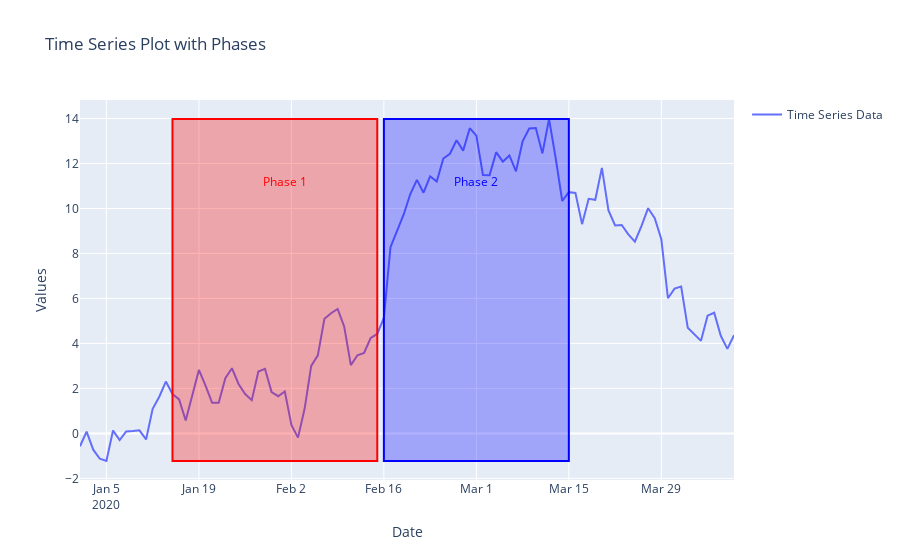

Write notebook code for a chart like this one.
### Code cell
import plotly.graph_objects as go
import pandas as pd
import numpy as np

import plotly.graph_objects as go
import pandas as pd
import numpy as np

import plotly.graph_objects as go
import pandas as pd
import numpy as np

# Sample data
dates = pd.date_range('2020-01-01', periods=100)
values = np.random.randn(100).cumsum()

# Create a Plotly figure
fig = go.Figure()

# Add time series data
fig.add_trace(go.Scatter(x=dates, y=values, mode='lines', name='Time Series Data'))

# Add shapes to highlight phases
fig.add_shape(
    type="rect",
    x0="2020-01-15", y0=min(values), x1="2020-02-15", y1=max(values),
    line=dict(color="Red"),
    fillcolor="rgba(255, 0, 0, 0.3)"  # Phase 1
)

fig.add_shape(
    type="rect",
    x0="2020-02-16", y0=min(values), x1="2020-03-15", y1=max(values),
    line=dict(color="Blue"),
    fillcolor="rgba(0, 0, 255, 0.3)"  # Phase 2
)

# Add annotations for the phases
fig.add_annotation(
    x="2020-02-01", y=max(values) * 0.8,  # Adjust y for vertical position
    text="Phase 1",
    showarrow=False,
    font=dict(color="Red")
)

fig.add_annotation(
    x="2020-03-01", y=max(values) * 0.8,  # Adjust y for vertical position
    text="Phase 2",
    showarrow=False,
    font=dict(color="Blue")
)

# Update layout
fig.update_layout(
    title='Time Series Plot with Phases',
    xaxis_title='Date',
    yaxis_title='Values',
    showlegend=True
)

# Show the figure
fig.show()

### Figure 1 — Plotly figure (JSON) as saved in the notebook; plotly's stock layout.template omitted (floating-point values rounded to 4 significant figures)
{"data": [{"mode": "lines", "name": "Time Series Data", "type": "scatter", "x": ["2020-01-01T00:00:00", "2020-01-02T00:00:00", "2020-01-03T00:00:00", "2020-01-04T00:00:00", "2020-01-05T00:00:00", "2020-01-06T00:00:00", "2020-01-07T00:00:00", "2020-01-08T00:00:00", "2020-01-09T00:00:00", "2020-01-10T00:00:00", "2020-01-11T00:00:00", "2020-01-12T00:00:00", "2020-01-13T00:00:00", "2020-01-14T00:00:00", "2020-01-15T00:00:00", "2020-01-16T00:00:00", "2020-01-17T00:00:00", "2020-01-18T00:00:00", "2020-01-19T00:00:00", "2020-01-20T00:00:00", "2020-01-21T00:00:00", "2020-01-22T00:00:00", "2020-01-23T00:00:00", "2020-01-24T00:00:00", "2020-01-25T00:00:00", "2020-01-26T00:00:00", "2020-01-27T00:00:00", "2020-01-28T00:00:00", "2020-01-29T00:00:00", "2020-01-30T00:00:00", "2020-01-31T00:00:00", "2020-02-01T00:00:00", "2020-02-02T00:00:00", "2020-02-03T00:00:00", "2020-02-04T00:00:00", "2020-02-05T00:00:00", "2020-02-06T00:00:00", "2020-02-07T00:00:00", "2020-02-08T00:00:00", "2020-02-09T00:00:00", "2020-02-10T00:00:00", "2020-02-11T00:00:00", "2020-02-12T00:00:00", "2020-02-13T00:00:00", "2020-02-14T00:00:00", "2020-02-15T00:00:00", "2020-02-16T00:00:00", "2020-02-17T00:00:00", "2020-02-18T00:00:00", "2020-02-19T00:00:00", "2020-02-20T00:00:00", "2020-02-21T00:00:00", "2020-02-22T00:00:00", "2020-02-23T00:00:00", "2020-02-24T00:00:00", "2020-02-25T00:00:00", "2020-02-26T00:00:00", "2020-02-27T00:00:00", "2020-02-28T00:00:00", "2020-02-29T00:00:00", "2020-03-01T00:00:00", "2020-03-02T00:00:00", "2020-03-03T00:00:00", "2020-03-04T00:00:00", "2020-03-05T00:00:00", "2020-03-06T00:00:00", "2020-03-07T00:00:00", "2020-03-08T00:00:00", "2020-03-09T00:00:00", "2020-03-10T00:00:00", "2020-03-11T00:00:00", "2020-03-12T00:00:00", "2020-03-13T00:00:00", "2020-03-14T00:00:00", "2020-03-15T00:00:00", "2020-03-16T00:00:00", "2020-03-17T00:00:00", "2020-03-18T00:00:00", "2020-03-19T00:00:00", "2020-03-20T00:00:00", "2020-03-21T00:00:00", "2020-03-22T00:00:00", "2020-03-23T00:00:00", "2020-03-24T00:00:00", "2020-03-25T00:00:00", "2020-03-26T00:00:00", "2020-03-27T00:00:00", "2020-03-28T00:00:00", "2020-03-29T00:00:00", "2020-03-30T00:00:00", "2020-03-31T00:00:00", "2020-04-01T00:00:00", "2020-04-02T00:00:00", "2020-04-03T00:00:00", "2020-04-04T00:00:00", "2020-04-05T00:00:00", "2020-04-06T00:00:00", "2020-04-07T00:00:00", "2020-04-08T00:00:00", "2020-04-09T00:00:00"], "y": [-0.5738, 0.07769, -0.7242, -1.127, -1.228, 0.1258, -0.2997, 0.08847, 0.1078, 0.1368, -0.2688, 1.095, 1.629, 2.303, 1.752, 1.51, 0.5757, 1.699, 2.82, 2.123, 1.359, 1.364, 2.452, 2.896, 2.199, 1.748, 1.479, 2.753, 2.873, 1.834, 1.653, 1.866, 0.3738, -0.1881, 1.093, 2.997, 3.47, 5.092, 5.343, 5.532, 4.741, 3.037, 3.475, 3.574, 4.24, 4.421, 5.143, 8.279, 9.013, 9.733, 10.64, 11.27, 10.7, 11.43, 11.19, 12.22, 12.43, 13.04, 12.57, 13.57, 13.24, 11.49, 11.48, 12.5, 12.08, 12.36, 11.65, 12.98, 13.56, 13.58, 12.45, 13.98, 12.25, 10.33, 10.73, 10.69, 9.304, 10.43, 10.39, 11.81, 9.912, 9.246, 9.267, 8.847, 8.527, 9.226, 10.01, 9.568, 8.631, 6.01, 6.439, 6.525, 4.701, 4.386, 4.114, 5.234, 5.365, 4.34, 3.759, 4.367]}], "layout": {"annotations": [{"font": {"color": "Red"}, "showarrow": false, "text": "Phase 1", "x": "2020-02-01", "y": 11.18}, {"font": {"color": "Blue"}, "showarrow": false, "text": "Phase 2", "x": "2020-03-01", "y": 11.18}], "shapes": [{"fillcolor": "rgba(255, 0, 0, 0.3)", "line": {"color": "Red"}, "type": "rect", "x0": "2020-01-15", "x1": "2020-02-15", "y0": -1.228, "y1": 13.98}, {"fillcolor": "rgba(0, 0, 255, 0.3)", "line": {"color": "Blue"}, "type": "rect", "x0": "2020-02-16", "x1": "2020-03-15", "y0": -1.228, "y1": 13.98}], "showlegend": true, "title": {"text": "Time Series Plot with Phases"}, "xaxis": {"title": {"text": "Date"}}, "yaxis": {"title": {"text": "Values"}}}}
